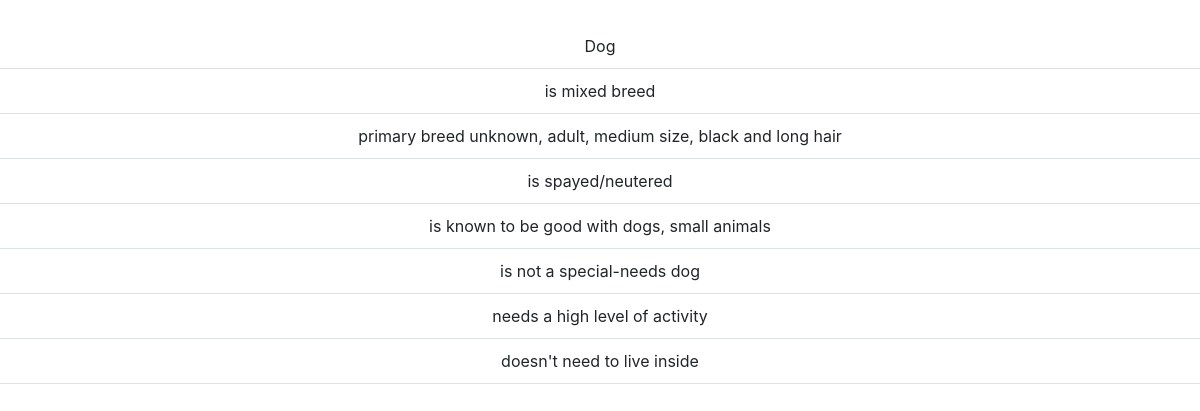
Before: /dog-info/1 (signed in) with the older database file.
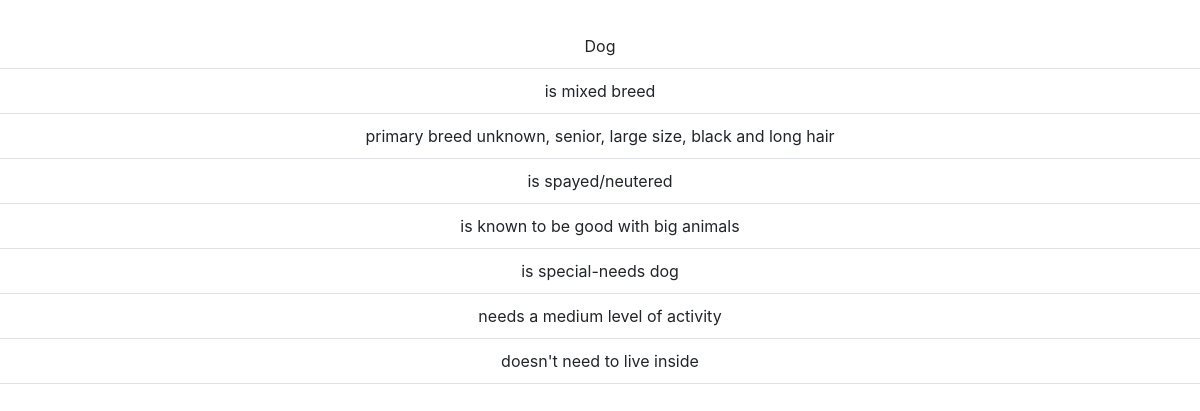
After: the same page with the newer database file.
### website/models.py (models this page shows)
class DogInfo(db.Model):
    id = db.Column(db.Integer(), primary_key = True)
    primary_breed = db.Column(db.String(150))
    mixed_breed = db.Column(db.Boolean())
    age = db.Column(db.String(150))
    size = db.Column(db.String(150))
    color = db.Column(db.String(150))
    spayed = db.Column(db.Boolean)
    coat_length = db.Column(db.String(150))
    dog_with_children = db.Column(db.Boolean())
    dog_with_dogs = db.Column(db.Boolean)
    dog_with_cats = db.Column(db.Boolean)
    dog_with_sm_animals = db.Column(db.Boolean)
    dog_with_big_animals = db.Column(db.Boolean)
    activity_level = db.Column(db.String(150))
    special_need_dog = db.Column(db.Boolean)
    post_id = db.Column(db.Integer, db.ForeignKey('post.id'))

### website/views.py (the view)
@login_required
def dog_info(post_id):
    dog = DogInfo.query.filter(DogInfo.post_id == post_id).first()
    d_compatibility = ['children' if dog.dog_with_children else '', 'dogs' if dog.dog_with_dogs else '', 'cats' if dog.dog_with_cats else '',\
            'small animals' if dog.dog_with_sm_animals else '', 'big animals' if dog.dog_with_big_animals else '']
    d_compatibility = [comp for comp in d_compatibility if comp != '']
    dog_info = {
        "d_mixed_breed" : dog.mixed_breed,
        "d_primary_breed" : dog.primary_breed,
        "d_size" : dog.size,
        "d_age" : dog.age,
        "d_color" : dog.color,
        "d_coat_length" : dog.coat_length,
        "d_spayed" : dog.spayed,
        "d_compatibility": d_compatibility,
        "d_special_need" : dog.special_need_dog,
        "d_activity" : dog.activity_level,
    }
    return render_template('dog_info.html', dog_info = dog_info)

### website/templates/dog_info.html (shortened to what this page needs)
<!DOCTYPE html>
<html>
  <head>
    <link rel="stylesheet" href="https://stackpath.bootstrapcdn.com/bootstrap/4.5.2/css/bootstrap.min.css">
  </head>
  <body>
    <br>
    <table>
        <tr class="border-bottom mb-4">
          <td class="right-column">Dog</td>
        </tr>
        <tr class="border-bottom mb-4">
          <td class="right-column"> {% if dog_info['d_mixed_breed'] %}
                                      is mixed breed
                                    {% else %}
                                      is pure breed
                                    {%endif%} </td>
        </tr>
        <tr class="border-bottom mb-4">
            <td class="right-column">primary breed {{ dog_info['d_primary_breed'] }}, {{ dog_info['d_age'] }}, {{ dog_info['d_size'] }} size,
                {{ dog_info['d_color'] }} and {{ dog_info['d_coat_length'] }} hair  </td>
        </tr>
        <tr class="border-bottom mb-4">
          <td class="right-column">{% if dog_info['d_spayed'] %}
                                      is spayed/neutered
                                    {% else %}
                                      is not spayed/neutered
                                    {% endif %}</td>
        </tr>
        <tr class="border-bottom mb-4">
          <td class="right-column"> {% if dog_info['d_compatibility'] %}
            is known to be good with
            {% for being in dog_info['d_compatibility'][0:-1]%} {{ being }},{% endfor %} {{dog_info['d_compatibility'][-1]}}
          {% else %}
            isn't adapted to be around other animals or children or it is unknown
          {%endif%}
        </tr>
        <tr class="border-bottom mb-4">
          <td class="right-column">   {% if dog_info['d_special_need'] %}
                                        is special-needs dog
                                      {% else %}
                                        is not a special-needs dog
                                      {%endif%}
        </tr>
        <tr class="border-bottom mb-4">
          <td class="right-column"> needs a {{ dog_info['d_activity'] }} level of activity
          </td>
        </tr>
        <tr class="border-bottom mb-4">
          <td class="right-column"> {%if  dog_info['d_age'] == "puppy"  or  dog_info['d_size'] == "small" %}
                                      needs to live inside
                                    {% else %}
                                      doesn't need to live inside
                                    {% endif %}
        </tr>
      </table>
      <br>
  </body>
</html>

Changed rows visible on the page:
changed DogInfo "unknown": d_age "adult" → "senior"; d_size "medium" → "large"; d_activity "high" → "medium"
Other visible differences:
{{ dog_info['d_compatibility'][-1] }}: "small animals" → "big animals"
text no longer shown: "is not a special-needs dog"
text now shown: "is special-needs dog"
list line gone: "dogs ,"
